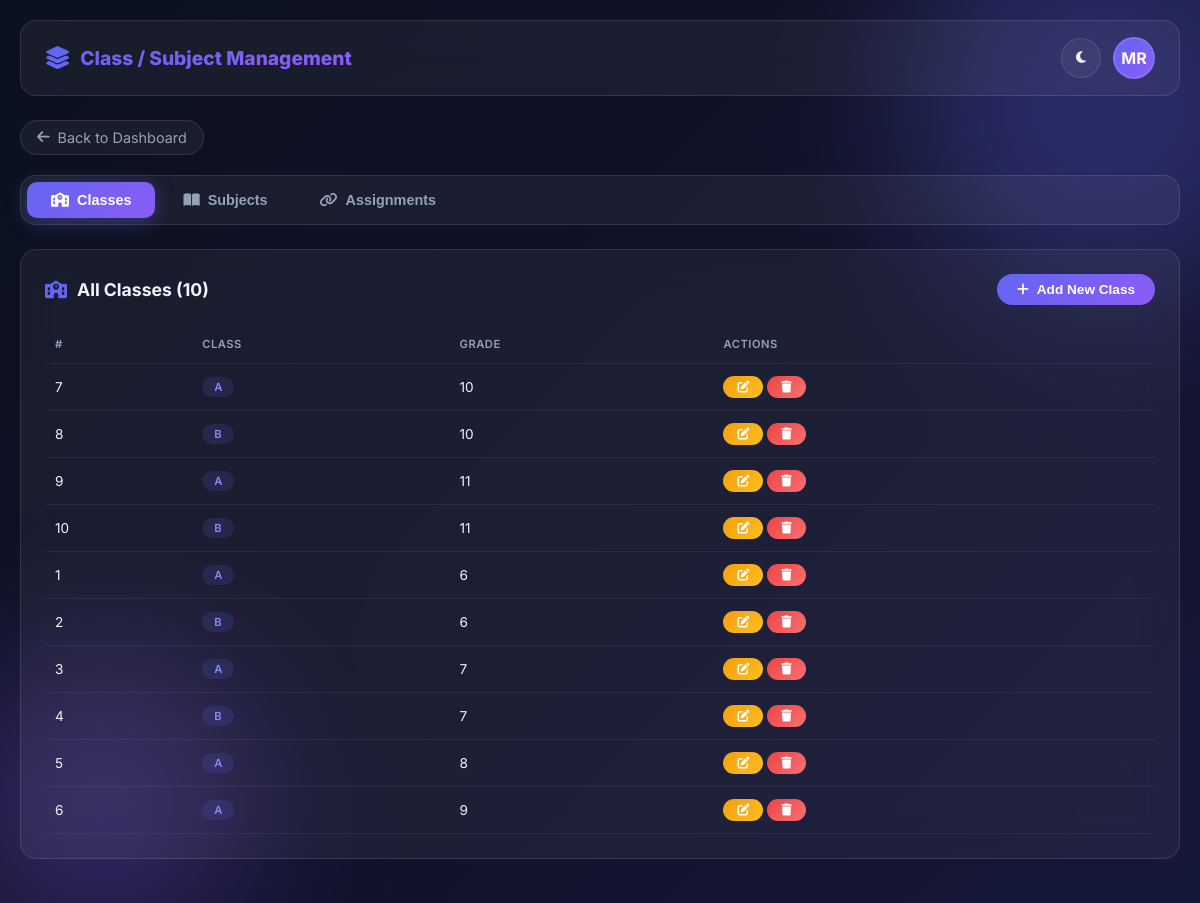
Screenshot of /admin/manage_classes.php (signed in) with the database file from the repository.
### tables this page shows
CREATE TABLE `class` (
  `class_id` int(11) NOT NULL,
  `class_name` varchar(50) NOT NULL,
  `grade` varchar(20) NOT NULL,
  `created_at` timestamp NOT NULL DEFAULT current_timestamp()
);

### admin/manage_classes.php (the view, shortened to what this page needs)
<?php
require_once __DIR__ . '/../config/db.php';
$user_name = $_SESSION['principal_name'] ?? $_SESSION['admin_name'] ?? 'User';
$classes = $pdo->query("SELECT * FROM class ORDER BY grade ASC, class_name ASC")->fetchAll(PDO::FETCH_ASSOC);
$active_tab = $_GET['tab'] ?? 'classes';
?>
<!DOCTYPE html>
<html lang="en">
<head>
    <link rel="stylesheet" href="https://cdnjs.cloudflare.com/ajax/libs/font-awesome/6.5.0/css/all.min.css">
</head>
<body>
<div class="bg-gradient-overlay"></div>
<div class="orb orb-1"></div>
<div class="orb orb-2"></div>
<div class="page-container">
    <nav class="top-nav">
        <div class="brand">
            <i class="fa-solid fa-layer-group"></i>
            Class / Subject Management
        </div>
        <div class="nav-actions">
            <button class="nav-btn" onclick="toggleTheme()"><i class="fa-solid fa-moon" id="themeIcon"></i></button>
            <div class="avatar" onclick="window.location.href='dashboard.php'"><?= strtoupper(substr($user_name, 0, 2)) ?></div>
        </div>
    </nav>
    <a href="dashboard.php" class="back-link"><i class="fa-solid fa-arrow-left"></i> Back to Dashboard</a>
    <div class="tabs">
        <button class="tab-btn <?= $active_tab === 'classes' ? 'active' : '' ?>" onclick="switchTab('classes')">
            <i class="fa-solid fa-school"></i> Classes
        </button>
        <button class="tab-btn <?= $active_tab === 'subjects' ? 'active' : '' ?>" onclick="switchTab('subjects')">
            <i class="fa-solid fa-book-open"></i> Subjects
        </button>
        <button class="tab-btn <?= $active_tab === 'assignments' ? 'active' : '' ?>" onclick="switchTab('assignments')">
            <i class="fa-solid fa-link"></i> Assignments
        </button>
    </div>
    <div id="tab-classes" class="tab-content <?= $active_tab === 'classes' ? 'active' : '' ?>">
        <div class="card">
            <div class="card-header">
                <h3><i class="fa-solid fa-school"></i> All Classes (<?= count($classes) ?>)</h3>
                <button class="btn btn-primary" onclick="toggleForm('addClassForm')"><i class="fa-solid fa-plus"></i> Add New Class</button>
            </div>
            <div class="table-wrap">
                <table>
                    <thead><tr><th>#</th><th>Class</th><th>Grade</th><th>Actions</th></tr></thead>
                    <tbody>
                        <?php if (count($classes) > 0): ?>
                            <?php foreach ($classes as $cl): ?>
                                <tr>
                                    <td><?= $cl['class_id'] ?></td>
                                    <td><span class="badge badge-primary"><?= htmlspecialchars($cl['class_name']) ?></span></td>
                                    <td><?= htmlspecialchars($cl['grade']) ?></td>
                                    <td>
                                        <button class="btn btn-warning btn-sm" onclick="editClass(<?= htmlspecialchars(json_encode($cl)) ?>)"><i class="fa-solid fa-edit"></i></button>
                                        <a href="?tab=classes&delete_class=<?= $cl['class_id'] ?>" class="btn btn-danger btn-sm" onclick="return confirm('Are you sure you want to delete this class?')"><i class="fa-solid fa-trash"></i></a>
                                    </td>
                                </tr>
                            <?php endforeach; ?>
                        <?php else: ?>
                            <tr><td colspan="4" class="text-muted text-center">No classes found.</td></tr>
                        <?php endif; ?>
                    </tbody>
                </table>
            </div>
        </div>
    </div>
</div>
</body>
</html>

### rows the page displays
class: class_id "7", class_name "A", grade "10"
class: class_id "8", class_name "B", grade "10"
class: class_id "9", class_name "A", grade "11"
class: class_id "10", class_name "B", grade "11"
class: class_id "1", class_name "A", grade "6"
class: class_id "2", class_name "B", grade "6"
class: class_id "3", class_name "A", grade "7"
class: class_id "4", class_name "B", grade "7"
class: class_id "5", class_name "A", grade "8"
class: class_id "6", class_name "A", grade "9"

### other values shown
substr($user_name, 0, 2) "MR"
count($classes) "10"
